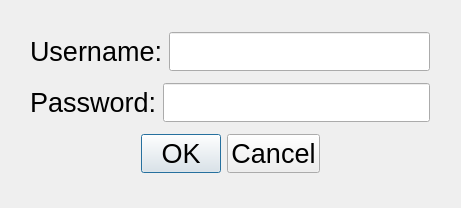
<?xml version="1.0" encoding="UTF-8"?>
<ui version="4.0">
 <class>LoginDlg</class>
 <widget class="QDialog" name="LoginDlg">
  <property name="geometry">
   <rect>
    <x>0</x>
    <y>0</y>
    <width>461</width>
    <height>208</height>
   </rect>
  </property>
  <property name="font">
   <font>
    <pointsize>20</pointsize>
   </font>
  </property>
  <property name="windowTitle">
   <string>Login</string>
  </property>
  <widget class="QWidget" name="layoutWidget">
   <property name="geometry">
    <rect>
     <x>30</x>
     <y>32</y>
     <width>400</width>
     <height>141</height>
    </rect>
   </property>
   <layout class="QVBoxLayout" name="verticalLayout">
    <item>
     <layout class="QHBoxLayout" name="horizontalLayout">
      <item>
       <widget class="QLabel" name="m_labelUsername">
        <property name="text">
         <string>Username:</string>
        </property>
       </widget>
      </item>
      <item>
       <widget class="QLineEdit" name="m_editUsername">
        <property name="minimumSize">
         <size>
          <width>200</width>
          <height>0</height>
         </size>
        </property>
       </widget>
      </item>
     </layout>
    </item>
    <item>
     <spacer name="verticalSpacer">
      <property name="orientation">
       <enum>Qt::Vertical</enum>
      </property>
      <property name="sizeHint" stdset="0">
       <size>
        <width>5</width>
        <height>3</height>
       </size>
      </property>
     </spacer>
    </item>
    <item>
     <layout class="QHBoxLayout" name="horizontalLayout_2">
      <item>
       <widget class="QLabel" name="m_labelPassword">
        <property name="text">
         <string>Password:</string>
        </property>
       </widget>
      </item>
      <item>
       <widget class="QLineEdit" name="m_editPassword">
        <property name="minimumSize">
         <size>
          <width>200</width>
          <height>0</height>
         </size>
        </property>
        <property name="echoMode">
         <enum>QLineEdit::Password</enum>
        </property>
       </widget>
      </item>
     </layout>
    </item>
    <item>
     <spacer name="verticalSpacer_2">
      <property name="orientation">
       <enum>Qt::Vertical</enum>
      </property>
      <property name="sizeHint" stdset="0">
       <size>
        <width>5</width>
        <height>3</height>
       </size>
      </property>
     </spacer>
    </item>
    <item>
     <widget class="QDialogButtonBox" name="m_buttonBox">
      <property name="orientation">
       <enum>Qt::Horizontal</enum>
      </property>
      <property name="standardButtons">
       <set>QDialogButtonBox::Cancel|QDialogButtonBox::Ok</set>
      </property>
      <property name="centerButtons">
       <bool>true</bool>
      </property>
     </widget>
    </item>
   </layout>
  </widget>
 </widget>
 <resources/>
 <connections/>
</ui>
